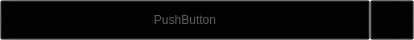
<?xml version="1.0" encoding="UTF-8"?>
<ui version="4.0">
 <class>PlayListButton</class>
 <widget class="QWidget" name="PlayListButton">
  <property name="geometry">
   <rect>
    <x>0</x>
    <y>0</y>
    <width>414</width>
    <height>40</height>
   </rect>
  </property>
  <property name="sizePolicy">
   <sizepolicy hsizetype="Preferred" vsizetype="Preferred">
    <horstretch>0</horstretch>
    <verstretch>0</verstretch>
   </sizepolicy>
  </property>
  <property name="minimumSize">
   <size>
    <width>0</width>
    <height>40</height>
   </size>
  </property>
  <property name="maximumSize">
   <size>
    <width>16777215</width>
    <height>40</height>
   </size>
  </property>
  <property name="windowTitle">
   <string>Form</string>
  </property>
  <property name="styleSheet">
   <string notr="true">#widget_bg {
	background-color: rgba(182, 209, 200, 0.25);
	border-radius: 20px;
}

#btn_name {
	color: #5c5c66;
	background-color: transparent;
	padding-left: 10px;
	padding-right: 10px;
}

#btn_delete {
	color: #5c5c66;
	background-color: transparent;
}</string>
  </property>
  <layout class="QHBoxLayout" name="horizontalLayout">
   <property name="spacing">
    <number>0</number>
   </property>
   <property name="leftMargin">
    <number>0</number>
   </property>
   <property name="topMargin">
    <number>0</number>
   </property>
   <property name="rightMargin">
    <number>0</number>
   </property>
   <property name="bottomMargin">
    <number>0</number>
   </property>
   <item>
    <widget class="QWidget" name="widget_bg" native="true">
     <layout class="QHBoxLayout" name="horizontalLayout_2" stretch="0,0">
      <property name="spacing">
       <number>0</number>
      </property>
      <property name="leftMargin">
       <number>0</number>
      </property>
      <property name="topMargin">
       <number>0</number>
      </property>
      <property name="rightMargin">
       <number>0</number>
      </property>
      <property name="bottomMargin">
       <number>0</number>
      </property>
      <item>
       <widget class="QPushButton" name="btn_name">
        <property name="sizePolicy">
         <sizepolicy hsizetype="Preferred" vsizetype="Preferred">
          <horstretch>0</horstretch>
          <verstretch>0</verstretch>
         </sizepolicy>
        </property>
        <property name="cursor">
         <cursorShape>PointingHandCursor</cursorShape>
        </property>
        <property name="text">
         <string>PushButton</string>
        </property>
       </widget>
      </item>
      <item>
       <widget class="QPushButton" name="btn_delete">
        <property name="sizePolicy">
         <sizepolicy hsizetype="Preferred" vsizetype="Preferred">
          <horstretch>0</horstretch>
          <verstretch>0</verstretch>
         </sizepolicy>
        </property>
        <property name="minimumSize">
         <size>
          <width>44</width>
          <height>0</height>
         </size>
        </property>
        <property name="maximumSize">
         <size>
          <width>44</width>
          <height>16777215</height>
         </size>
        </property>
        <property name="cursor">
         <cursorShape>PointingHandCursor</cursorShape>
        </property>
        <property name="text">
         <string/>
        </property>
        <property name="icon">
         <iconset resource="../res/res.qrc">
          <normaloff>:/svgs/delete.svg</normaloff>:/svgs/delete.svg</iconset>
        </property>
        <property name="iconSize">
         <size>
          <width>20</width>
          <height>20</height>
         </size>
        </property>
       </widget>
      </item>
     </layout>
    </widget>
   </item>
  </layout>
 </widget>
 <resources>
  <include location="../res/res.qrc"/>
 </resources>
 <connections/>
</ui>
